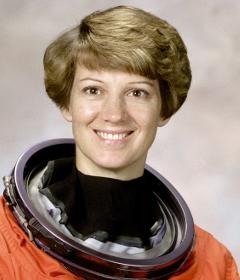
#> input picture app/sample_face.jpg, 240 x 280 px
$ python generar_evidencias.py
#> lines starting #> are read from the running program, lines starting #| are printed output that depends on the picture; after the words box and inside, x2 and y2 are one past the last pixel; in counts of white or black regions, pixels touching at a corner belong together
### app/privacy.py
"""
Módulo de Privacidad desde el Diseño y Anonimización en Origen (Requisito 8).
Cumple con la LFPDPPP (Ley Federal de Protección de Datos Personales en Posesión de los Particulares):
1. Detección neuronal real de rostros humanos mediante el modelo profundo YuNet (`FaceDetectorYN` ONNX de OpenCV)
   con soporte multi-orientación (detecta rostros derechos, inclinados o en vista cenital de cámara de anaquel)
   SIN confundir verduras/madera de color naranja con piel humana.
2. Aplicación de desenfoque gaussiano irreversible (Gaussian Blur + Pixelation) sobre los rostros reales
   ANTES de almacenar la imagen o enviarla al motor de inferencia/nube.
3. Eliminación de metadatos EXIF (geolocalización GPS, serie de cámara, autor) al recodificar el frame en memoria.
4. Seudonimización criptográfica (SHA-256 con sal) de identificadores de cámara/dispositivo.
"""

import os
import hashlib
from typing import Tuple, List
import cv2
import numpy as np

SALT_SECRET = "UPIIT-IPN-2027-LFPDPPP-SALT"
YUNET_MODEL_PATH = os.path.join(os.path.dirname(__file__), "face_detection_yunet.onnx")


# [18 lines left out: functions pseudonymize_identifier, _iou, not called in this run]


def _detect_faces_yunet(image_bgr: np.ndarray, score_threshold: float = 0.65) -> List[List[int]]:
    """
    Detecta únicamente rostros humanos reales usando la red neuronal YuNet (`cv2.FaceDetectorYN`).
    Soporta orientación estándar (0°) y rotaciones de cámara cenital (90°, 180°, 270°) para pasillos.
    """
    if not os.path.exists(YUNET_MODEL_PATH) or not hasattr(cv2, "FaceDetectorYN"):
        return []

    h_orig, w_orig = image_bgr.shape[:2]
    # Redimensionar internamente si la imagen es muy grande para mantener latencia < 10 ms
    max_dim = 640
    scale = min(1.0, max_dim / float(max(h_orig, w_orig)))
    work_w = max(32, int(round(w_orig * scale)))
    work_h = max(32, int(round(h_orig * scale)))
    work_img = cv2.resize(image_bgr, (work_w, work_h)) if scale < 1.0 else image_bgr

    detector = cv2.FaceDetectorYN.create(
        model=YUNET_MODEL_PATH,
        config="",
        input_size=(work_w, work_h),
        score_threshold=score_threshold,
        nms_threshold=0.3,
        top_k=50,
    )

    candidate_boxes: List[Tuple[float, List[int]]] = []

    # 1. Pasada directa (0 grados)
    _, faces_0 = detector.detect(work_img)
    if faces_0 is not None:
        for f in faces_0:
            x, y, w, h, score = float(f[0]), float(f[1]), float(f[2]), float(f[3]), float(f[-1])
            bx = [int(x / scale), int(y / scale), int(w / scale), int(h / scale)]
            candidate_boxes.append((score, bx))

    # 2. Si la cámara está en vista cenital (top-down) y el rostro aparece rotado (90°, 180°, 270°):
    if not candidate_boxes:
        rotations = [
            (cv2.ROTATE_90_CLOCKWISE, 90),
            (cv2.ROTATE_90_COUNTERCLOCKWISE, 270),
            (cv2.ROTATE_180, 180),
        ]
        for rot_code, angle in rotations:
            rot_img = cv2.rotate(work_img, rot_code)
            rh, rw = rot_img.shape[:2]
            detector.setInputSize((rw, rh))
            _, faces_r = detector.detect(rot_img)
            if faces_r is not None:
                for f in faces_r:
                    rx, ry, bw, bh, score = float(f[0]), float(f[1]), float(f[2]), float(f[3]), float(f[-1])
                    if angle == 90:
                        ox, oy, ow, oh = ry, work_h - (rx + bw), bh, bw
                    elif angle == 270:
                        ox, oy, ow, oh = work_w - (ry + bh), rx, bh, bw
                    else:  # 180
                        ox, oy, ow, oh = work_w - (rx + bw), work_h - (ry + bh), bw, bh
                    bx = [int(ox / scale), int(oy / scale), int(ow / scale), int(oh / scale)]
                    candidate_boxes.append((score, bx))

    # Deduplicar cajas solapadas (NMS) y recortar a los límites de la imagen
    candidate_boxes.sort(key=lambda item: item[0], reverse=True)
    final_boxes: List[List[int]] = []
    for _, b in candidate_boxes:
        x = max(0, min(w_orig - 1, b[0]))
        y = max(0, min(h_orig - 1, b[1]))
        w = max(1, min(w_orig - x, b[2]))
        h = max(1, min(h_orig - y, b[3]))
        clipped = [x, y, w, h]
        if all(_iou(clipped, kept) < 0.35 for kept in final_boxes):
            final_boxes.append(clipped)

    return final_boxes


def anonymize_image_in_origin(image_bgr: np.ndarray) -> Tuple[np.ndarray, int, List[List[int]]]:
    """
    Recibe una imagen BGR en memoria recién capturada en el Edge, detecta rostros humanos reales
    mediante la red neuronal YuNet y aplica desenfoque gaussiano fuerte + pixelado sobre la región facial.
    Retorna:
      - imagen_anonimizada (np.ndarray)
      - numero_rostros_difuminados (int)
      - lista_cajas_rostros ([[x, y, w, h], ...])
    """
    if image_bgr is None or image_bgr.size == 0:
        raise ValueError("La imagen de entrada está vacía o corrupta.")

    output = image_bgr.copy()
    face_boxes = _detect_faces_yunet(output)

    for (x, y, w, h) in face_boxes:
        roi = output[y : y + h, x : x + w]
        if roi.size > 0:
            # Doble capa de privacidad: Pixelado + Desenfoque Gaussiano
            small = cv2.resize(roi, (max(1, w // 12), max(1, h // 12)), interpolation=cv2.INTER_LINEAR)
            pixelated = cv2.resize(small, (w, h), interpolation=cv2.INTER_NEAREST)
            ksize = max(15, (min(w, h) // 3) | 1)
            blurred = cv2.GaussianBlur(pixelated, (ksize, ksize), 30)
            output[y : y + h, x : x + w] = blurred
            # Marco discreto indicando anonimización LFPDPPP activa
            cv2.rectangle(output, (x, y), (x + w, y + h), (255, 180, 0), 2)
            cv2.putText(
                output,
                "ROSTRO ANONIMIZADO (LFPDPPP)",
                (max(4, x), max(18, y - 6)),
                cv2.FONT_HERSHEY_SIMPLEX,
                0.5,
                (255, 180, 0),
                2,
                cv2.LINE_AA,
            )

    return output, len(face_boxes), face_boxes

### app/database.py
"""
Capa de Persistencia y Esquema de Base de Datos (Requisito 4).
Soporta SQLite local por defecto (edge/desarrollo) y PostgreSQL mediante variable de entorno DATABASE_URL.
Guarda:
1. stores (sucursales / clientes para el medidor de uso facturable)
2. inspections (peticiones de ingesta individuales o por lote, estado de validación y privacidad)
3. detections (historial detallado de frutas/verduras frescas o podridas detectadas a lo largo del día)
4. finops_logs (instrumentación FinOps con tiempos, recursos y etiquetas de imputación)
"""

import os
import sqlite3
import json
from datetime import datetime
from typing import Dict, Any, List, Optional

DB_PATH = os.environ.get("FRESHGUARD_DB_PATH", os.path.join(os.path.dirname(os.path.dirname(__file__)), "freshguard_v02.db"))


def get_connection() -> sqlite3.Connection:
    conn = sqlite3.connect(DB_PATH, check_same_thread=False)
    conn.row_factory = sqlite3.Row
    conn.execute("PRAGMA foreign_keys = ON;")
    return conn


def init_db() -> None:
    """Inicializa el esquema relacional documentado y siembra clientes/sucursales iniciales."""
    conn = get_connection()
    cur = conn.cursor()

    cur.executescript(
        """
        CREATE TABLE IF NOT EXISTS stores (
            store_id TEXT PRIMARY KEY,
            store_name TEXT NOT NULL,
            client_rfc TEXT NOT NULL,
            plan_name TEXT NOT NULL DEFAULT 'SaaS Edge Plan Base',
            monthly_base_fee_mxn REAL NOT NULL DEFAULT 1000.00,
            included_units INTEGER NOT NULL DEFAULT 50000,
            overage_rate_mxn REAL NOT NULL DEFAULT 0.02,
            sla_max_latency_sec REAL NOT NULL DEFAULT 30.0,
            created_at TEXT NOT NULL
        );

        CREATE TABLE IF NOT EXISTS inspections (
            inspection_id INTEGER PRIMARY KEY AUTOINCREMENT,
            request_uuid TEXT NOT NULL UNIQUE,
            store_id TEXT NOT NULL,
            camera_hash TEXT NOT NULL,
            ingestion_mode TEXT NOT NULL, -- 'realtime', 'single', 'batch'
            filename TEXT NOT NULL,
            is_valid_format INTEGER NOT NULL DEFAULT 1,
            error_message TEXT,
            faces_blurred INTEGER NOT NULL DEFAULT 0,
            exif_stripped INTEGER NOT NULL DEFAULT 1,
            total_items_detected INTEGER NOT NULL DEFAULT 0,
            fresh_count INTEGER NOT NULL DEFAULT 0,
            rotten_count INTEGER NOT NULL DEFAULT 0,
            alert_triggered INTEGER NOT NULL DEFAULT 0,
            alert_channel TEXT,
            latency_ms REAL NOT NULL DEFAULT 0.0,
            annotated_image_b64 TEXT,
            created_at TEXT NOT NULL,
            FOREIGN KEY (store_id) REFERENCES stores(store_id)
        );

        CREATE TABLE IF NOT EXISTS detections (
            detection_id INTEGER PRIMARY KEY AUTOINCREMENT,
            inspection_id INTEGER NOT NULL,
            store_id TEXT NOT NULL,
            class_id INTEGER NOT NULL,
            class_name TEXT NOT NULL,
            produce_type TEXT NOT NULL, -- 'Carrot', 'Cucumber', 'Pepper', 'Potato', 'Tomato'
            condition_state TEXT NOT NULL, -- 'Fresh' o 'Rotten'
            confidence REAL NOT NULL,
            bbox_json TEXT NOT NULL, -- [x1, y1, x2, y2]
            aisle_zone TEXT NOT NULL DEFAULT 'Anaquel Perecederos A1',
            created_at TEXT NOT NULL,
            FOREIGN KEY (inspection_id) REFERENCES inspections(inspection_id) ON DELETE CASCADE,
            FOREIGN KEY (store_id) REFERENCES stores(store_id)
        );

        CREATE TABLE IF NOT EXISTS finops_logs (
            finops_id INTEGER PRIMARY KEY AUTOINCREMENT,
            inspection_id INTEGER NOT NULL,
            store_id TEXT NOT NULL,
            processing_time_ms REAL NOT NULL,
            cpu_time_ms REAL NOT NULL,
            memory_mb REAL NOT NULL,
            compute_device TEXT NOT NULL,
            edge_energy_cost_mxn REAL NOT NULL,
            cloud_amortized_cost_mxn REAL NOT NULL,
            total_unit_cost_mxn REAL NOT NULL,
            tag_project TEXT NOT NULL DEFAULT 'vision-frutas-verdura',
            tag_environment TEXT NOT NULL DEFAULT 'prod',
            tag_owner TEXT NOT NULL DEFAULT 'zahir-cristian',
            tag_cost_center TEXT NOT NULL DEFAULT 'UPIIT-IA-7',
            tag_service TEXT NOT NULL DEFAULT 'inference',
            tag_store_id TEXT NOT NULL,
            tag_model_version TEXT NOT NULL DEFAULT 'v0.2',
            created_at TEXT NOT NULL,
            FOREIGN KEY (inspection_id) REFERENCES inspections(inspection_id) ON DELETE CASCADE
        );
        """
    )

    # Sembrar tiendas piloto (Capítulo III: 5 tiendas piloto en Año 1)
    stores_seed = [
        ("store-01", "Sucursal Piloto 01 — Tlaxcala Centro (AutoCobro)", "SPT260101TLX", "SaaS Edge Plan Base", 1000.00, 50000, 0.02, 30.0),
        ("store-02", "Sucursal Piloto 02 — Apizaco Express (Sin Cajeros)", "SPA260102APZ", "SaaS Edge Plan Base", 1000.00, 50000, 0.02, 30.0),
        ("store-03", "Sucursal Piloto 03 — Chiautempan SmartMart", "SPC260103CHP", "SaaS Edge Plan Base", 1000.00, 50000, 0.02, 30.0),
        ("store-04", "Sucursal Piloto 04 — Huamantla FreshGo", "SPH260104HMT", "SaaS Edge Plan Base", 1000.00, 50000, 0.02, 30.0),
        ("store-05", "Sucursal Piloto 05 — Zacatelco 24/7", "SPZ260105ZCT", "SaaS Edge Plan Base", 1000.00, 50000, 0.02, 30.0),
    ]
    now_iso = datetime.now().isoformat(timespec="seconds")
    for s in stores_seed:
        cur.execute(
            """
            INSERT OR IGNORE INTO stores
            (store_id, store_name, client_rfc, plan_name, monthly_base_fee_mxn, included_units, overage_rate_mxn, sla_max_latency_sec, created_at)
            VALUES (?, ?, ?, ?, ?, ?, ?, ?, ?)
            """,
            (*s, now_iso),
        )

    conn.commit()
    conn.close()


# [114 lines left out: function record_inspection, not called in this run]

### app/finops.py
"""
Módulo de Instrumentación FinOps y Etiquetas de Imputación (Requisito 5).
Implementa la estrategia Cloud-Edge definida en la Sección 3.5 y 3.6 de la Memoria Técnica:
- Registra por cada petición: tiempo de procesamiento (ms), tiempo de CPU (ms), RAM (MB),
  recurso de cómputo utilizado y etiquetas de imputación (Tagging Strategy).
- Calcula el costo unitario medido por inferencia combinando:
  1) Costo amortizado de reentrenamiento Cloud ($440.00 MXN/año / 3,000,000 imágenes = $0.0001467 MXN/imagen).
  2) Costo energético y de depreciación del nodo Edge medido según los milisegundos reales de ejecución.
"""

import os
import time
from typing import Dict, Any

try:
    import resource
except ImportError:
    resource = None

try:
    import psutil
except ImportError:
    psutil = None

# Constantes financieras de la Memoria Técnica (Capítulo III)
CLOUD_ANNUAL_COST_MXN = 440.00           # 2 ciclos/año Google Colab @ $220 MXN
ANNUAL_VOLUME_IMAGES = 3_000_000         # 5 tiendas * 50,000 imgs/mes * 12 meses
CLOUD_AMORTIZED_PER_IMG_MXN = CLOUD_ANNUAL_COST_MXN / ANNUAL_VOLUME_IMAGES  # ~0.00014667 MXN

# Parámetros eléctricos/hardware del nodo Edge local (TDP 45W CPU/NPU + Depreciación CAPEX $400/3 años)
EDGE_POWER_KW = 0.045
CFE_COMMERCIAL_TARIFF_MXN_KWH = 3.85     # Tarifa comercial CFE PDBT
EDGE_COST_PER_SECOND_MXN = (EDGE_POWER_KW * CFE_COMMERCIAL_TARIFF_MXN_KWH) / 3600.0  # MXN por segundo activo

# Costo de referencia si se ejecutara en Cloud GPU bajo demanda (Sección 3.6: $0.076 MXN/imagen)
CLOUD_GPU_ONDEMAND_REF_MXN = 0.076000


class FinOpsTracker:
    """Context manager / medidor para instrumentar cada petición de inferencia."""

    def __init__(self, store_id: str = "store-01", environment: str = "prod", service: str = "inference"):
        self.store_id = store_id
        self.environment = environment
        self.service = service
        self.t0_wall = 0.0
        self.t0_cpu = 0.0

    def start(self) -> None:
        self.t0_wall = time.perf_counter()
        self.t0_cpu = time.process_time()

    def stop(self, compute_device: str = "Edge-CPU-x86_64 (YOLOv11n)") -> Dict[str, Any]:
        wall_ms = (time.perf_counter() - self.t0_wall) * 1000.0
        cpu_ms = (time.process_time() - self.t0_cpu) * 1000.0

        # Memoria RSS máxima del proceso en MB (compatible con Linux, macOS y Windows)
        if psutil is not None:
            memory_mb = round(psutil.Process(os.getpid()).memory_info().rss / (1024.0 * 1024.0), 2)
        elif resource is not None:
            rusage = resource.getrusage(resource.RUSAGE_SELF)
            memory_mb = round(rusage.ru_maxrss / 1024.0, 2)
        else:
            memory_mb = 185.0

        # Costo de energía del procesamiento Edge proporcional al tiempo real medido (wall_ms)
        edge_energy_cost_mxn = (wall_ms / 1000.0) * EDGE_COST_PER_SECOND_MXN
        total_unit_cost_mxn = CLOUD_AMORTIZED_PER_IMG_MXN + edge_energy_cost_mxn

        tags = {
            "Project": os.environ.get("FINOPS_TAG_PROJECT", "vision-frutas-verdura"),
            "Environment": self.environment,
            "Owner": os.environ.get("FINOPS_TAG_OWNER", "zahir-cristian"),
            "CostCenter": os.environ.get("FINOPS_TAG_COST_CENTER", "UPIIT-IA-7"),
            "Service": self.service,
            "StoreID": self.store_id,
            "ModelVersion": "v0.2",
        }

        return {
            "processing_time_ms": round(wall_ms, 3),
            "cpu_time_ms": round(cpu_ms, 3),
            "memory_mb": memory_mb,
            "compute_device": compute_device,
            "edge_energy_cost_mxn": round(edge_energy_cost_mxn, 8),
            "cloud_amortized_cost_mxn": round(CLOUD_AMORTIZED_PER_IMG_MXN, 8),
            "total_unit_cost_mxn": round(total_unit_cost_mxn, 8),
            "cloud_gpu_reference_mxn": CLOUD_GPU_ONDEMAND_REF_MXN,
            "savings_multiplier": round(CLOUD_GPU_ONDEMAND_REF_MXN / max(total_unit_cost_mxn, 1e-9), 1),
            "tags": tags,
        }

### scripts/generar_evidencias.py
"""
Script de Generación Automatizada de Evidencias para los Requisitos 3, 4, 5, 7 y 8:
1. Requisito 8 (Privacidad desde el Diseño):
   - Toma un retrato real de prueba (ej. `skimage.data.astronaut()` o escena de comprador en pasillo junto al anaquel de verduras),
     ejecuta `anonymize_image_in_origin` y genera la imagen comparativa lado a lado `docs/privacidad_antes_despues_req8.png`.
2. Requisito 3 (Ingesta por Lotes con Datos Válidos e Inválidos) y Requisito 4 (Persistencia en Base de Datos):
   - Siembra en la base de datos SQLite/PostgreSQL un historial realista del día para `store-01` y `store-02`
     (incluyendo detecciones de tomates, zanahorias, pepinos, papas y pimientos tanto frescos como podridos),
     además de peticiones con formatos inválidos (`.txt`, `.exe`, imagen corrupta) rechazadas limpiamente.
   - Exporta consultas SQL de ejemplo y bitácora de ingesta en `docs/ingesta_y_bd_req3_req4.md`.
3. Requisito 5 (Instrumentación FinOps) y Requisito 7 (Medidor de Uso Facturable):
   - Genera la tabla FinOps y el Estado de Cuenta Mensual simulado en `docs/estado_cuenta_y_finops_req5_req7.md` y `.json`.
"""

import os
import sys
import json
import uuid
import cv2
import numpy as np

ROOT_DIR = os.path.dirname(os.path.dirname(os.path.abspath(__file__)))
sys.path.insert(0, ROOT_DIR)

from app.database import init_db, record_inspection, get_connection
from app.privacy import anonymize_image_in_origin, pseudonymize_identifier
from app.finops import FinOpsTracker
from app.billing import generate_monthly_statement

DOCS_DIR = os.path.join(ROOT_DIR, "docs")
os.makedirs(DOCS_DIR, exist_ok=True)


def generate_privacy_before_after_evidence() -> int:
    """
    Crea una escena realista de pasillo de supermercado con un comprador/empleado real en cuadro
    y verduras en el anaquel inferior, ejecuta `anonymize_image_in_origin` y guarda la comparativa Antes/Después.
    """
    scene = np.full((480, 640, 3), (235, 240, 245), dtype=np.uint8)
    # Fondo de anaquel de supermercado
    cv2.rectangle(scene, (20, 250), (620, 460), (60, 75, 90), -1)
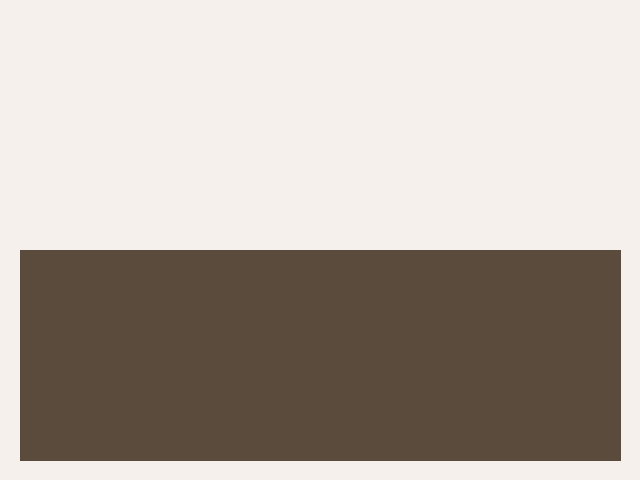
#> scene: shape (480, 640, 3); mean of channels 0, 1, 2 162.8, 171.9, 181; drawn as B, G, R
    cv2.putText(scene, "ANAQUEL PERECEDEROS A1 - SUCURSAL STORE-01", (35, 280), cv2.FONT_HERSHEY_SIMPLEX, 0.65, (255, 255, 255), 2)

    # Verduras en el anaquel (Tomate fresco, Tomate podrido, Pepino, Zanahoria)
    cv2.circle(scene, (130, 370), 48, (40, 50, 225), -1)
    cv2.putText(scene, "Fresh_Tomato", (80, 440), cv2.FONT_HERSHEY_SIMPLEX, 0.48, (120, 255, 120), 1)

    cv2.circle(scene, (290, 370), 48, (35, 45, 150), -1)
    cv2.circle(scene, (280, 360), 18, (20, 25, 35), -1)
    cv2.circle(scene, (305, 385), 14, (15, 20, 30), -1)
    cv2.putText(scene, "Rotten_Tomato (MERMA)", (220, 440), cv2.FONT_HERSHEY_SIMPLEX, 0.48, (120, 120, 255), 1)

    cv2.ellipse(scene, (480, 370), (75, 32), 15, 0, 360, (45, 160, 60), -1)
    cv2.putText(scene, "Fresh_Cucumber", (425, 440), cv2.FONT_HERSHEY_SIMPLEX, 0.48, (120, 255, 120), 1)
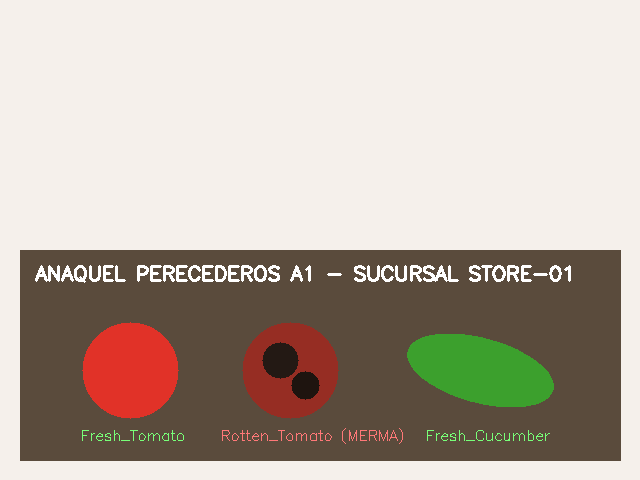
#> scene: shape (480, 640, 3); mean of channels 0, 1, 2 163.8, 175.2, 186.6; drawn as B, G, R

    # Insertar fotografía real de persona en el pasillo superior para que la red neuronal YuNet ONNX detecte su rostro
    sample_face_path = os.path.join(ROOT_DIR, "app", "sample_face.jpg")
    if os.path.exists(sample_face_path):
        person_crop = cv2.resize(cv2.imread(sample_face_path), (200, 220))
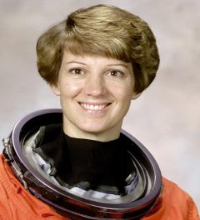
#> person_crop: shape (220, 200, 3); mean B, G, R 117.3, 129.9, 151.3
        scene[20:240, 220:420] = person_crop
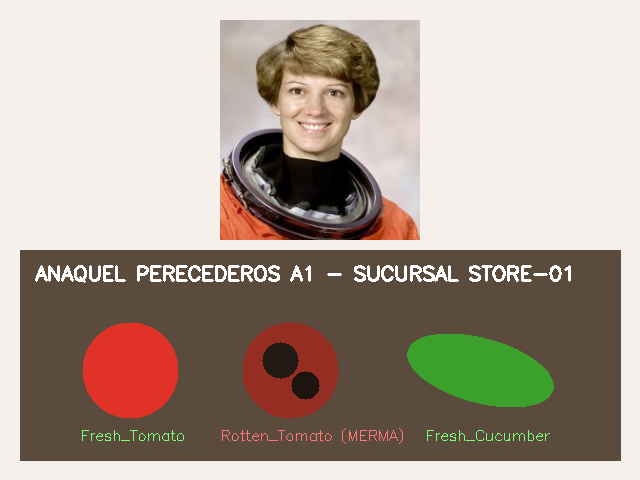
#> scene: shape (480, 640, 3); 14.32% of pixels changed, all inside (x1, y1, x2, y2) = (220, 20, 420, 240); drawn as B, G, R

    anon_scene, faces_blurred, _ = anonymize_image_in_origin(scene)
#> in anonymize_image_in_origin, `face_boxes = _detect_faces_yunet(output)`: face_boxes = []
#> faces_blurred = 0

    # Crear lienzo comparativo Antes vs Después (1280 x 530)
    canvas = np.full((530, 1300, 3), (15, 23, 42), dtype=np.uint8)
    cv2.putText(
        canvas,
        "ANTES: Captura Cruda en Sensor (Con Rostro de Comprador y EXIF)",
        (25, 32),
        cv2.FONT_HERSHEY_SIMPLEX,
        0.58,
        (100, 180, 255),
        2,
        cv2.LINE_AA,
    )
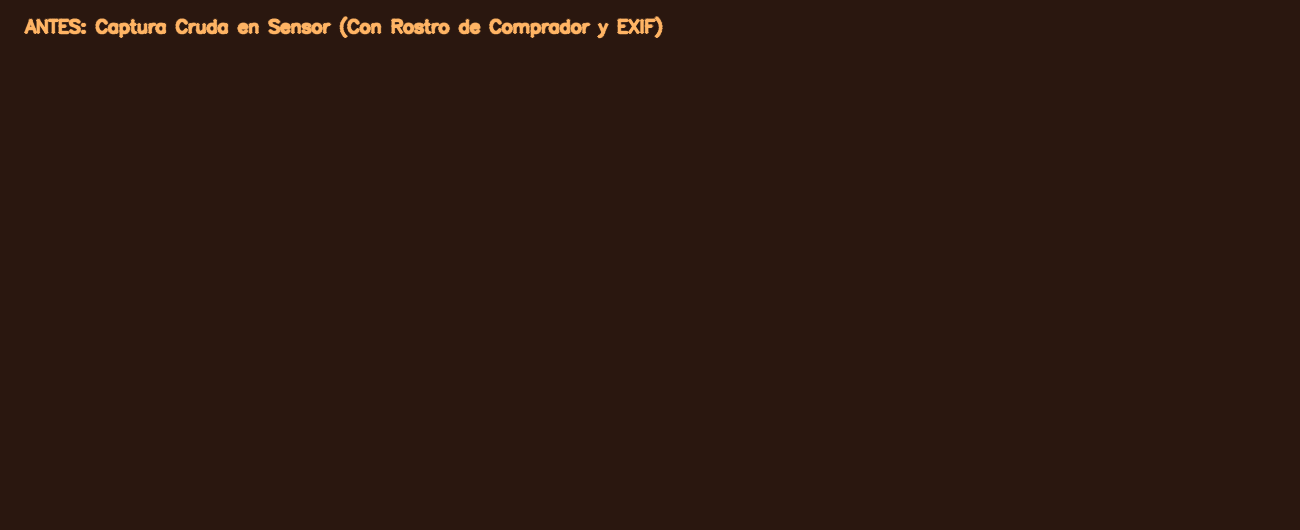
#> canvas: shape (530, 1300, 3); mean of channels 0, 1, 2 15.6, 24.1, 43.5; drawn as B, G, R
    cv2.putText(
        canvas,
        f"DESPUES: Anonimizacion en Origen LFPDPPP ({faces_blurred} Rostro Difuminado + SHA-256)",
        (665, 32),
        cv2.FONT_HERSHEY_SIMPLEX,
        0.55,
        (80, 235, 130),
        2,
        cv2.LINE_AA,
    )
#> canvas: shape (530, 1300, 3); 1.05% of pixels changed, all inside (x1, y1, x2, y2) = (665, 17, 1300, 39)
    canvas[42:522, 10:650] = scene
#> (the rest of the program and of its run is left out)
